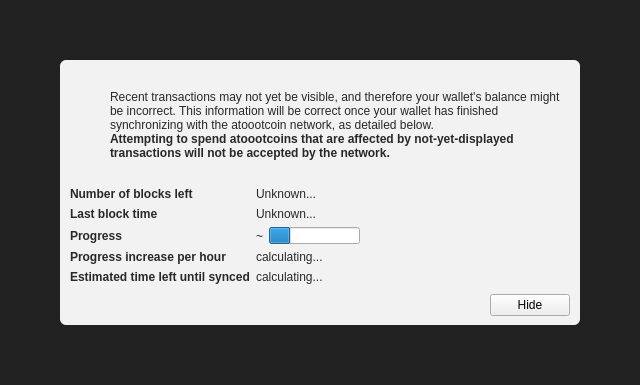
<?xml version="1.0" encoding="UTF-8"?>
<ui version="4.0">
 <class>ModalOverlay</class>
 <widget class="ModalOverlay" name="ModalOverlay">
  <property name="geometry">
   <rect>
    <x>0</x>
    <y>0</y>
    <width>640</width>
    <height>385</height>
   </rect>
  </property>
  <property name="windowTitle">
   <string>Form</string>
  </property>
  <layout class="QVBoxLayout" name="verticalLayout" stretch="0">
   <property name="sizeConstraint">
    <enum>QLayout::SetDefaultConstraint</enum>
   </property>
   <property name="leftMargin">
    <number>0</number>
   </property>
   <property name="topMargin">
    <number>0</number>
   </property>
   <property name="rightMargin">
    <number>0</number>
   </property>
   <property name="bottomMargin">
    <number>0</number>
   </property>
   <item>
    <widget class="QWidget" name="bgWidget" native="true">
     <property name="styleSheet">
      <string notr="true">#bgWidget { background: rgba(0,0,0,220); }</string>
     </property>
     <layout class="QVBoxLayout" name="verticalLayoutMain" stretch="1">
      <property name="leftMargin">
       <number>60</number>
      </property>
      <property name="topMargin">
       <number>60</number>
      </property>
      <property name="rightMargin">
       <number>60</number>
      </property>
      <property name="bottomMargin">
       <number>60</number>
      </property>
      <item>
       <widget class="QWidget" name="contentWidget" native="true">
        <property name="styleSheet">
         <string notr="true">#contentWidget { background: rgba(255,255,255,240); border-radius: 6px; }

QLabel { color: rgb(40,40,40);  }</string>
        </property>
        <layout class="QVBoxLayout" name="verticalLayoutSub" stretch="1,0,0,0">
         <property name="spacing">
          <number>0</number>
         </property>
         <property name="leftMargin">
          <number>10</number>
         </property>
         <property name="topMargin">
          <number>10</number>
         </property>
         <property name="rightMargin">
          <number>10</number>
         </property>
         <property name="bottomMargin">
          <number>10</number>
         </property>
         <item>
          <layout class="QHBoxLayout" name="horizontalLayoutIconText" stretch="0,1">
           <property name="topMargin">
            <number>20</number>
           </property>
           <item>
            <layout class="QVBoxLayout" name="verticalLayoutIcon">
             <property name="leftMargin">
              <number>0</number>
             </property>
             <item>
              <widget class="QPushButton" name="warningIcon">
               <property name="enabled">
                <bool>false</bool>
               </property>
               <property name="text">
                <string/>
               </property>
               <property name="icon">
                <iconset>
                 <normaloff>:/icons/warning</normaloff>
                 <disabledoff>:/icons/warning</disabledoff>:/icons/warning</iconset>
               </property>
               <property name="iconSize">
                <size>
                 <width>48</width>
                 <height>48</height>
                </size>
               </property>
               <property name="flat">
                <bool>true</bool>
               </property>
              </widget>
             </item>
             <item>
              <spacer name="verticalSpacerWarningIcon">
               <property name="orientation">
                <enum>Qt::Vertical</enum>
               </property>
               <property name="sizeHint" stdset="0">
                <size>
                 <width>20</width>
                 <height>40</height>
                </size>
               </property>
              </spacer>
             </item>
            </layout>
           </item>
           <item>
            <layout class="QVBoxLayout" name="verticalLayoutInfoText">
             <property name="leftMargin">
              <number>0</number>
             </property>
             <property name="topMargin">
              <number>0</number>
             </property>
             <item>
              <widget class="QLabel" name="infoText">
               <property name="text">
                <string>Recent transactions may not yet be visible, and therefore your wallet's balance might be incorrect. This information will be correct once your wallet has finished synchronizing with the atoootcoin network, as detailed below.</string>
               </property>
               <property name="textFormat">
                <enum>Qt::RichText</enum>
               </property>
               <property name="wordWrap">
                <bool>true</bool>
               </property>
              </widget>
             </item>
             <item>
              <widget class="QLabel" name="infoTextStrong">
               <property name="font">
                <font>
                 <weight>75</weight>
                 <bold>true</bold>
                </font>
               </property>
               <property name="text">
                <string>Attempting to spend atoootcoins that are affected by not-yet-displayed transactions will not be accepted by the network.</string>
               </property>
               <property name="textFormat">
                <enum>Qt::RichText</enum>
               </property>
               <property name="wordWrap">
                <bool>true</bool>
               </property>
              </widget>
             </item>
             <item>
              <spacer name="verticalSpacerInTextSpace">
               <property name="orientation">
                <enum>Qt::Vertical</enum>
               </property>
               <property name="sizeHint" stdset="0">
                <size>
                 <width>20</width>
                 <height>40</height>
                </size>
               </property>
              </spacer>
             </item>
            </layout>
           </item>
          </layout>
         </item>
         <item>
          <spacer name="verticalSpacerAfterText">
           <property name="orientation">
            <enum>Qt::Vertical</enum>
           </property>
           <property name="sizeHint" stdset="0">
            <size>
             <width>20</width>
             <height>40</height>
            </size>
           </property>
          </spacer>
         </item>
         <item>
          <layout class="QFormLayout" name="formLayout">
           <property name="fieldGrowthPolicy">
            <enum>QFormLayout::FieldsStayAtSizeHint</enum>
           </property>
           <property name="horizontalSpacing">
            <number>6</number>
           </property>
           <property name="verticalSpacing">
            <number>6</number>
           </property>
           <property name="topMargin">
            <number>10</number>
           </property>
           <item row="0" column="0">
            <widget class="QLabel" name="labelNumberOfBlocksLeft">
             <property name="font">
              <font>
               <weight>75</weight>
               <bold>true</bold>
              </font>
             </property>
             <property name="text">
              <string>Number of blocks left</string>
             </property>
            </widget>
           </item>
           <item row="0" column="1">
            <widget class="QLabel" name="numberOfBlocksLeft">
             <property name="text">
              <string>Unknown...</string>
             </property>
            </widget>
           </item>
           <item row="1" column="0">
            <widget class="QLabel" name="labelLastBlockTime">
             <property name="font">
              <font>
               <weight>75</weight>
               <bold>true</bold>
              </font>
             </property>
             <property name="text">
              <string>Last block time</string>
             </property>
            </widget>
           </item>
           <item row="1" column="1">
            <widget class="QLabel" name="newestBlockDate">
             <property name="sizePolicy">
              <sizepolicy hsizetype="Maximum" vsizetype="Preferred">
               <horstretch>0</horstretch>
               <verstretch>0</verstretch>
              </sizepolicy>
             </property>
             <property name="text">
              <string>Unknown...</string>
             </property>
            </widget>
           </item>
           <item row="2" column="0">
            <widget class="QLabel" name="labelSyncDone">
             <property name="font">
              <font>
               <weight>75</weight>
               <bold>true</bold>
              </font>
             </property>
             <property name="text">
              <string>Progress</string>
             </property>
            </widget>
           </item>
           <item row="2" column="1">
            <layout class="QHBoxLayout" name="horizontalLayoutSync" stretch="0,1">
             <item>
              <widget class="QLabel" name="percentageProgress">
               <property name="text">
                <string notr="true">~</string>
               </property>
              </widget>
             </item>
             <item>
              <widget class="QProgressBar" name="progressBar">
               <property name="value">
                <number>24</number>
               </property>
               <property name="format">
                <string/>
               </property>
              </widget>
             </item>
            </layout>
           </item>
           <item row="4" column="0">
            <widget class="QLabel" name="labelProgressIncrease">
             <property name="font">
              <font>
               <weight>75</weight>
               <bold>true</bold>
              </font>
             </property>
             <property name="text">
              <string>Progress increase per hour</string>
             </property>
            </widget>
           </item>
           <item row="4" column="1">
            <widget class="QLabel" name="progressIncreasePerH">
             <property name="text">
              <string>calculating...</string>
             </property>
            </widget>
           </item>
           <item row="5" column="0">
            <widget class="QLabel" name="labelEstimatedTimeLeft">
             <property name="font">
              <font>
               <weight>75</weight>
               <bold>true</bold>
              </font>
             </property>
             <property name="text">
              <string>Estimated time left until synced</string>
             </property>
            </widget>
           </item>
           <item row="5" column="1">
            <widget class="QLabel" name="expectedTimeLeft">
             <property name="text">
              <string>calculating...</string>
             </property>
            </widget>
           </item>
          </layout>
         </item>
         <item>
          <layout class="QHBoxLayout" name="horizontalLayoutButtons">
           <property name="leftMargin">
            <number>10</number>
           </property>
           <property name="topMargin">
            <number>10</number>
           </property>
           <item>
            <spacer name="horizontalSpacer">
             <property name="orientation">
              <enum>Qt::Horizontal</enum>
             </property>
             <property name="sizeHint" stdset="0">
              <size>
               <width>40</width>
               <height>20</height>
              </size>
             </property>
            </spacer>
           </item>
           <item>
            <widget class="QPushButton" name="closeButton">
             <property name="text">
              <string>Hide</string>
             </property>
            </widget>
           </item>
          </layout>
         </item>
        </layout>
       </widget>
      </item>
     </layout>
    </widget>
   </item>
  </layout>
 </widget>
 <customwidgets>
  <customwidget>
   <class>ModalOverlay</class>
   <extends>QWidget</extends>
   <header>qt/modaloverlay.h</header>
   <container>1</container>
  </customwidget>
 </customwidgets>
 <resources/>
 <connections/>
</ui>
